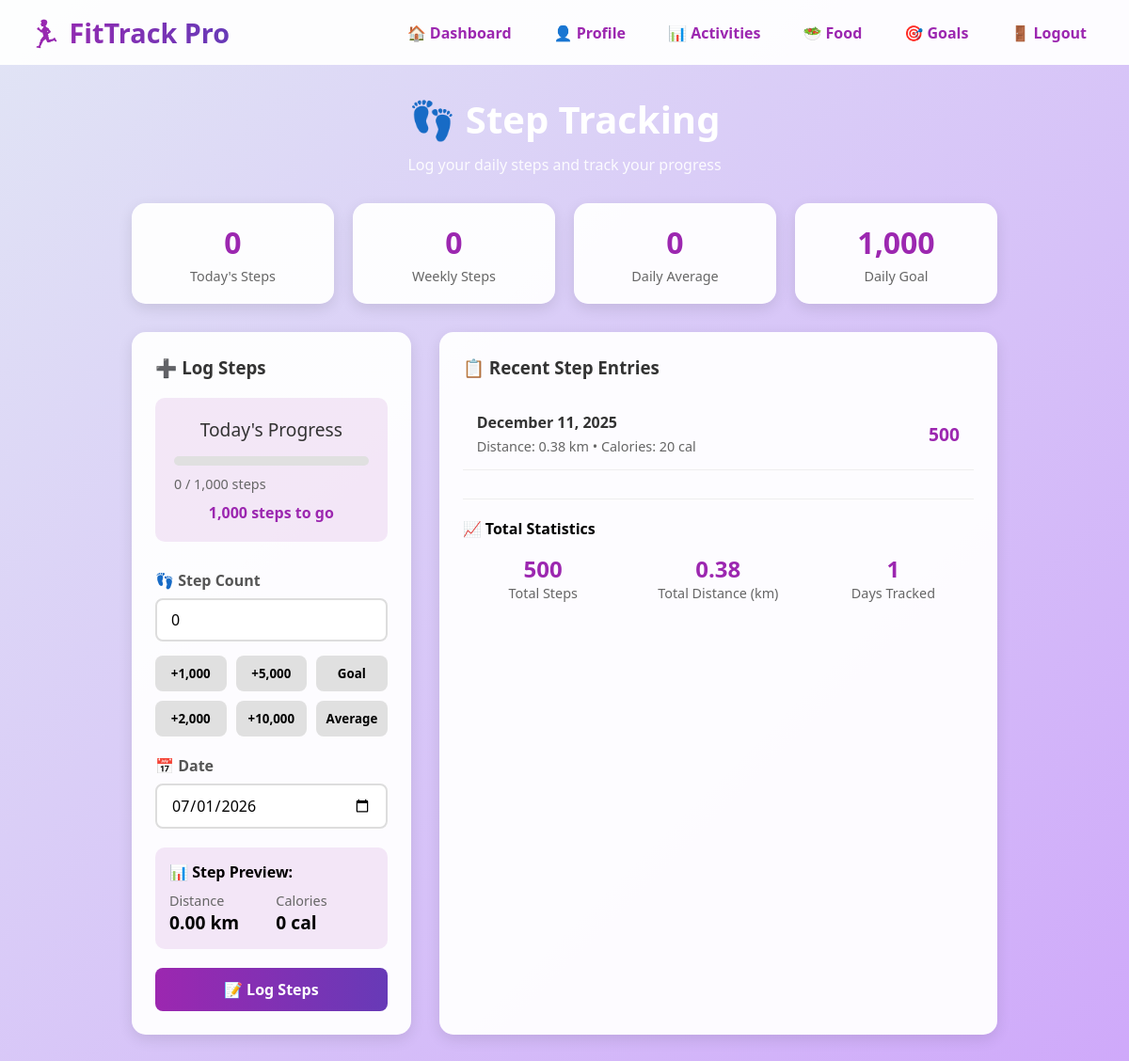
/log_steps.php (signed in), run on the app's committed database.
### tables this page shows
CREATE TABLE `user_goals` (
  `user_goal_id` int(11) NOT NULL AUTO_INCREMENT,
  `user_id` int(11) NOT NULL,
  `daily_steps_goal` int(11) DEFAULT 10000,
  `daily_calorie_goal` int(11) DEFAULT 2000,
  `daily_exercise_minutes` int(11) DEFAULT 30,
  `weight_goal` decimal(6,2) DEFAULT NULL,
  `updated_at` timestamp NOT NULL DEFAULT current_timestamp() ON UPDATE current_timestamp(),
  PRIMARY KEY (`user_goal_id`),
  UNIQUE KEY `unique_user` (`user_id`),
  CONSTRAINT `user_goals_ibfk_1` FOREIGN KEY (`user_id`) REFERENCES `users` (`user_id`) ON DELETE CASCADE
);

CREATE TABLE `steps` (
  `step_id` int(11) NOT NULL AUTO_INCREMENT,
  `user_id` int(11) NOT NULL,
  `step_count` int(11) NOT NULL,
  `step_date` date NOT NULL,
  `distance_km` decimal(6,2) DEFAULT NULL,
  `calories_burned` int(11) DEFAULT NULL,
  `created_at` timestamp NOT NULL DEFAULT current_timestamp(),
  PRIMARY KEY (`step_id`),
  UNIQUE KEY `unique_user_date` (`user_id`,`step_date`),
  CONSTRAINT `steps_ibfk_1` FOREIGN KEY (`user_id`) REFERENCES `users` (`user_id`) ON DELETE CASCADE
);

### log_steps.php (the view, shortened to what this page needs)
<?php
require_once 'conn.php';
$user_id = $_SESSION['user_id'];
$settings_sql = "SELECT color_scheme FROM user_settings WHERE user_id = $user_id";
$settings_result = $conn->query($settings_sql);
$settings = $settings_result->num_rows > 0 ? $settings_result->fetch_assoc() : null;
$current_theme = $settings['color_scheme'] ?? 'light';
$goals_sql = "SELECT daily_steps_goal FROM user_goals WHERE user_id = $user_id";
$goals_result = $conn->query($goals_sql);
$steps_goal = $goals_result->num_rows > 0 ? $goals_result->fetch_assoc()['daily_steps_goal'] : 10000;
$steps_sql = "SELECT * FROM steps WHERE user_id = $user_id ORDER BY step_date DESC LIMIT 10";
$steps_result = $conn->query($steps_sql);
$today = date('Y-m-d');
$today_sql = "SELECT step_count FROM steps WHERE user_id = $user_id AND step_date = '$today'";
$today_result = $conn->query($today_sql);
$today_steps = $today_result->num_rows > 0 ? $today_result->fetch_assoc()['step_count'] : 0;
$week_start = date('Y-m-d', strtotime('-6 days'));
$weekly_sql = "SELECT
    SUM(step_count) as weekly_steps,
    AVG(step_count) as avg_daily_steps,
    COUNT(*) as days_tracked
    FROM steps
    WHERE user_id = $user_id AND step_date >= '$week_start'";
$weekly_result = $conn->query($weekly_sql);
$weekly_stats = $weekly_result->fetch_assoc();
$total_sql = "SELECT
    SUM(step_count) as total_steps,
    SUM(distance_km) as total_distance,
    COUNT(*) as total_days
    FROM steps WHERE user_id = $user_id";
$total_result = $conn->query($total_sql);
$total_stats = $total_result->fetch_assoc();
?>
<!DOCTYPE html>
<html lang="en">
<head>
</head>
<body class="theme-<?php echo $current_theme; ?>">
    <nav class="navbar">
        <div class="logo">
            <h1>🏃‍♂️ FitTrack Pro</h1>
        </div>
        <div class="nav-links">
            <a href="dashboard.php" class="nav-link">🏠 Dashboard</a>
            <a href="profile.php" class="nav-link">👤 Profile</a>
            <a href="activities.php" class="nav-link">📊 Activities</a>
            <a href="food.php" class="nav-link">🥗 Food</a>
            <a href="goals.php" class="nav-link">🎯 Goals</a>
            <a href="logout.php" class="nav-link">🚪 Logout</a>
        </div>
    </nav>
    <div class="container">
        <div class="header">
            <h2>👣 Step Tracking</h2>
            <p>Log your daily steps and track your progress</p>
        </div>
        <div class="stats-cards">
            <div class="stat-card">
                <div class="stat-value steps"><?php echo number_format($today_steps); ?></div>
                <div class="stat-label">Today's Steps</div>
            </div>
            <div class="stat-card">
                <div class="stat-value steps"><?php echo number_format($weekly_stats['weekly_steps'] ?? 0); ?></div>
                <div class="stat-label">Weekly Steps</div>
            </div>
            <div class="stat-card">
                <div class="stat-value steps"><?php echo round($weekly_stats['avg_daily_steps'] ?? 0); ?></div>
                <div class="stat-label">Daily Average</div>
            </div>
            <div class="stat-card">
                <div class="stat-value steps"><?php echo number_format($steps_goal); ?></div>
                <div class="stat-label">Daily Goal</div>
            </div>
        </div>
        <div class="grid">
            <div class="card">
                <h3>➕ Log Steps</h3>
                <div class="progress-section">
                    <div class="progress-card">
                        <div class="progress-title">Today's Progress</div>
                        <div class="progress-bar">
                        </div>
                        <div id="progress_text" class="progress-text">
                        </div>
                        <div class="goal-status">
                            <?php
                            $today_percentage = $steps_goal > 0 ? ($today_steps / $steps_goal) * 100 : 0;
                            if ($today_percentage >= 100) {
                                echo '🎉 Goal Achieved!';
                            } else {
                                echo number_format($steps_goal - $today_steps) . ' steps to go';
                            }
                            ?>
                        </div>
                    </div>
                </div>
                <form method="POST" action="">
                    <div class="form-group">
                        <label for="step_count">👣 Step Count</label>
                        <input type="number" id="step_count" name="step_count"
                               value="<?php echo $today_steps; ?>"
                               min="0" max="100000" required>
                        <div class="quick-input">
                            <button type="button" class="quick-btn" data-value="1000">+1,000</button>
                            <button type="button" class="quick-btn" data-value="5000">+5,000</button>
                            <button type="button" class="quick-btn" data-value="goal">Goal</button>
                            <button type="button" class="quick-btn" data-value="2000">+2,000</button>
                            <button type="button" class="quick-btn" data-value="10000">+10,000</button>
                            <button type="button" class="quick-btn" data-value="average">Average</button>
                        </div>
                    </div>
                    <div class="form-group">
                        <label for="step_date">📅 Date</label>
                        <input type="date" id="step_date" name="step_date" required>
                    </div>
                    <div style="padding: 15px; background: rgba(156, 39, 176, 0.1); border-radius: 10px; margin-bottom: 20px;">
                        <h4>📊 Step Preview:</h4>
                        <div style="display: grid; grid-template-columns: 1fr 1fr; gap: 10px; margin-top: 10px;">
                            <div>
                                <div style="font-size: 0.9rem; color: #666;">Distance</div>
                                <div id="distance_preview" style="font-weight: bold; font-size: 1.2rem;">
                                </div>
                            </div>
                            <div>
                                <div style="font-size: 0.9rem; color: #666;">Calories</div>
                                <div id="calories_preview" style="font-weight: bold; font-size: 1.2rem;">
                                </div>
                            </div>
                        </div>
                    </div>
                    <button type="submit" name="log_steps" class="btn">📝 Log Steps</button>
                </form>
            </div>
            <div class="card">
                <h3>📋 Recent Step Entries</h3>
                <div class="steps-list">
                    <?php if($steps_result->num_rows > 0): ?>
                        <?php while($step = $steps_result->fetch_assoc()): ?>
                            <div class="step-item">
                                <div class="step-info">
                                    <h4><?php echo date('F j, Y', strtotime($step['step_date'])); ?></h4>
                                    <div class="step-meta">
                                        Distance: <?php echo $step['distance_km']; ?> km •
                                        Calories: <?php echo $step['calories_burned']; ?> cal
                                    </div>
                                </div>
                                <div class="step-count"><?php echo number_format($step['step_count']); ?></div>
                            </div>
                        <?php endwhile; ?>
                    <?php endif; ?>
                </div>
                <div style="margin-top: 30px; padding-top: 20px; border-top: 1px solid #eee;">
                    <h4>📈 Total Statistics</h4>
                    <div style="display: grid; grid-template-columns: repeat(3, 1fr); gap: 15px; margin-top: 15px;">
                        <div style="text-align: center;">
                            <div style="font-size: 1.5rem; font-weight: bold; color: #9c27b0;">
                                <?php echo number_format($total_stats['total_steps'] ?? 0); ?>
                            </div>
                            <div style="font-size: 0.9rem; color: #666;">Total Steps</div>
                        </div>
                        <div style="text-align: center;">
                            <div style="font-size: 1.5rem; font-weight: bold; color: #9c27b0;">
                                <?php echo number_format($total_stats['total_distance'] ?? 0, 2); ?>
                            </div>
                            <div style="font-size: 0.9rem; color: #666;">Total Distance (km)</div>
                        </div>
                        <div style="text-align: center;">
                            <div style="font-size: 1.5rem; font-weight: bold; color: #9c27b0;">
                                <?php echo $total_stats['total_days'] ?? 0; ?>
                            </div>
                            <div style="font-size: 0.9rem; color: #666;">Days Tracked</div>
                        </div>
                    </div>
                </div>
            </div>
        </div>
    </div>
</body>
</html>

### log_steps.php (style rules this page uses)
* { margin: 0; padding: 0; box-sizing: border-box; font-family: 'Segoe UI', Tahoma, Geneva, Verdana, sans-serif; }
body { background: linear-gradient(135deg, #e1e5f5ff 0%, #cfa9faff 100%); min-height: 100vh; }
.stat-value.steps { color: #9c27b0; }
.navbar { background: rgba(255, 255, 255, 0.95); padding: 15px 30px; display: flex; justify-content: space-between; align-items: center; }
.logo h1 { background: linear-gradient(90deg, #9c27b0, #673ab7); -webkit-background-clip: text; background-clip: text; color: transparent; font-size: 1.8rem; }
.nav-links { display: flex; gap: 15px; flex-wrap: wrap; }
.nav-link { text-decoration: none; color: #9c27b0; font-weight: 600; padding: 8px 15px; border-radius: 20px; transition: all 0.3s ease; }
.container { max-width: 80%; margin: 30px auto; padding: 0 20px; }
.header { text-align: center; margin-bottom: 30px; }
.header h2 { font-size: 2.5rem; color: white; margin-bottom: 10px; }
.header p { color: rgba(255, 255, 255, 0.9); }
.stats-cards { display: grid; grid-template-columns: repeat(auto-fit, minmax(200px, 1fr)); gap: 20px; margin-bottom: 30px; }
.stat-card { background: rgba(255, 255, 255, 0.95); padding: 20px; border-radius: 15px; text-align: center; box-shadow: 0 5px 15px rgba(0, 0, 0, 0.1); }
.stat-value { font-size: 2rem; font-weight: bold; margin-bottom: 5px; }
.stat-label { color: #666; font-size: 0.9rem; }
.grid { display: grid; grid-template-columns: 1fr 2fr; gap: 30px; }
.card { background: rgba(255, 255, 255, 0.95); border-radius: 15px; padding: 25px; box-shadow: 0 5px 15px rgba(0, 0, 0, 0.1); }
.card h3 { margin-bottom: 20px; color: #333; display: flex; align-items: center; gap: 10px; }
.form-group { margin-bottom: 20px; }
.form-group label { display: block; margin-bottom: 8px; font-weight: 600; color: #555; }
.form-group input { width: 100%; padding: 10px 15px; border: 2px solid #ddd; border-radius: 8px; font-size: 1rem; }
.btn { background: linear-gradient(90deg, #9c27b0, #673ab7); color: white; border: none; padding: 12px 25px; border-radius: 8px; font-size: 1rem; font-weight: 600; cursor: pointer; transition: all 0.3s ease; width: 100%; }
.progress-section { margin-bottom: 30px; }
.progress-card { background: rgba(156, 39, 176, 0.1); padding: 20px; border-radius: 10px; text-align: center; margin-bottom: 20px; }
.progress-title { font-size: 1.2rem; margin-bottom: 15px; color: #333; }
.progress-bar { height: 10px; background: #e0e0e0; border-radius: 5px; overflow: hidden; margin-bottom: 10px; }
.progress-text { display: flex; justify-content: space-between; font-size: 0.9rem; color: #666; }
.goal-status { margin-top: 10px; font-weight: bold; color: #9c27b0; }
.steps-list { max-height: 400px; overflow-y: auto; }
.step-item { padding: 15px; border-bottom: 1px solid #eee; display: flex; justify-content: space-between; align-items: center; }
.step-info h4 { color: #333; margin-bottom: 5px; }
.step-meta { color: #666; font-size: 0.9rem; }
.step-count { font-weight: bold; color: #9c27b0; font-size: 1.2rem; }
.quick-input { display: grid; grid-template-columns: repeat(3, 1fr); gap: 10px; margin-top: 15px; }
.quick-btn { background: #e0e0e0; border: none; padding: 10px; border-radius: 8px; cursor: pointer; font-weight: 600; transition: all 0.3s ease; }

### data on the page
user_goals: daily_steps_goal "1,000", $steps_goal-$today_steps "1,000"
steps: step_date "December 11, 2025", distance_km "0.38", calories_burned "20", step_count "500"

### other printed values
$today_steps "0"
$weekly_stats['weekly_steps'] "0"
$weekly_stats['avg_daily_steps'] "0"
$total_stats['total_steps'] "500"
$total_stats['total_distance'] "0.38"
$total_stats['total_days'] "1"
